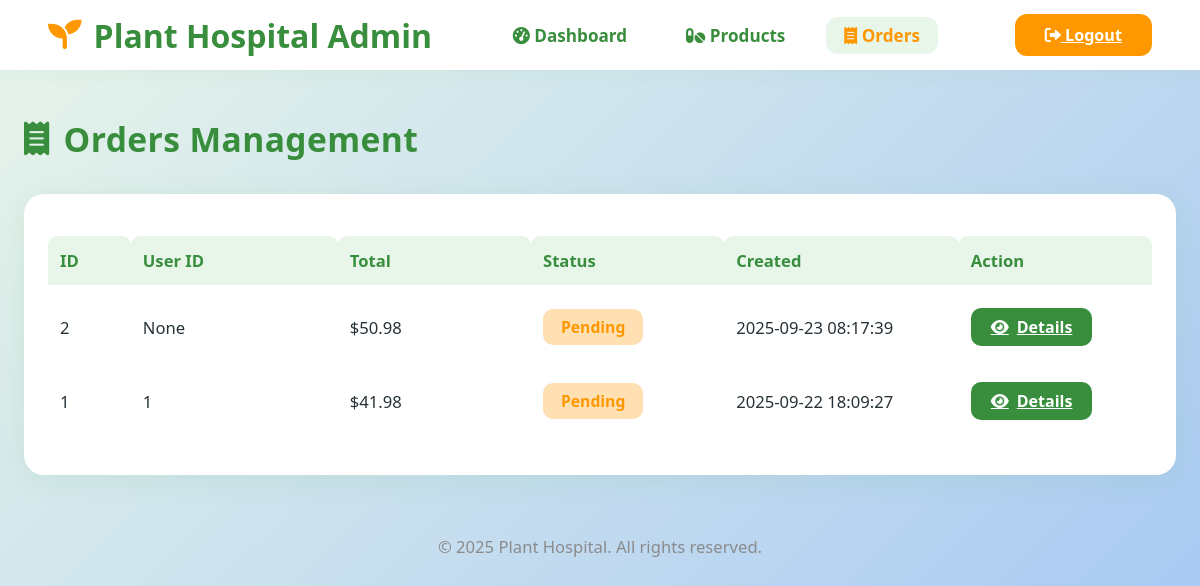
Page /admin/orders (signed in) on the committed database.
### tables this page shows
CREATE TABLE orders (
  id INTEGER PRIMARY KEY AUTOINCREMENT,
  user_id INTEGER,
  total REAL,
  status TEXT DEFAULT 'pending', -- pending/paid/cancelled
  created_at TIMESTAMP DEFAULT CURRENT_TIMESTAMP
);

### flaskr/admin.py (the view)
@bp.route('/orders')
@admin_required
def orders():
    db = get_db()
    orders = db.execute('SELECT * FROM orders ORDER BY created_at DESC').fetchall()
    return render_template('admin/orders.html', orders=orders)

### flaskr/admin.py (called while the page is built)
def admin_required(view):
    from functools import wraps
    def wrapped_view(**kwargs):
        if not session.get('user_id') == 1:
            return redirect(url_for('auth.login'))
        return view(**kwargs)
    return wraps(view)(wrapped_view)

### flaskr/auth.py (called while the page is built)
@bp.before_app_request
def load_logged_in_user():
    user_id = session.get('user_id')
    if user_id is None:
        g.user = None
    else:
        g.user = get_db().execute(
            'SELECT * FROM user WHERE id = ?', (user_id,)
        ).fetchone()

### flaskr/db.py (called while the page is built)
def get_db():
    if 'db' not in g:
        g.db = sqlite3.connect(
            current_app.config['DATABASE'],
            detect_types=sqlite3.PARSE_DECLTYPES
        )
        g.db.row_factory = sqlite3.Row
    return g.db

### flaskr/templates/admin/orders.html (shortened to what this page needs)
<!DOCTYPE html>
<html lang="en">
  <head>
    <link
      rel="stylesheet"
      href="https://cdnjs.cloudflare.com/ajax/libs/font-awesome/6.0.0-beta3/css/all.min.css"
    />
  </head>
  <body>
    <header class="admin-header">
      <div class="logo">
        <i class="fas fa-seedling"></i> Plant Hospital Admin
      </div>
      <nav class="nav-menu">
        <a href="{{ url_for('admin.dashboard') }}"
          ><i class="fas fa-tachometer-alt"></i> Dashboard</a
        >
        <a href="{{ url_for('admin.products') }}"
          ><i class="fas fa-pills"></i> Products</a
        >
        <a href="{{ url_for('admin.orders') }}" class="active"
          ><i class="fas fa-receipt"></i> Orders</a
        >
      </nav>
      <a href="{{ url_for('auth.logout') }}" class="logout-btn"
        ><i class="fas fa-sign-out-alt"></i> Logout</a
      >
    </header>
    <main class="admin-main">
      <div class="page-title">
        <i class="fas fa-receipt"></i> Orders Management
      </div>
      <div class="orders-table-card">
        <table>
          <tr>
            <th style="width: 6%">ID</th>
            <th style="width: 15%">User ID</th>
            <th style="width: 14%">Total</th>
            <th style="width: 14%">Status</th>
            <th style="width: 17%">Created</th>
            <th style="width: 14%">Action</th>
          </tr>
          {% for o in orders %}
          <tr>
            <td>{{ o['id'] }}</td>
            <td>{{ o['user_id'] }}</td>
            <td>${{ '%.2f' % (o['total'] or 0) }}</td>
            <td>
              <span class="status-badge {{ o['status']|lower }}"
                >{{ o['status'].capitalize() }}</span
              >
            </td>
            <td>{{ o['created_at'] }}</td>
            <td>
              <a
                href="{{ url_for('admin.order_detail', order_id=o['id']) }}"
                class="btn-detail"
                ><i class="fas fa-eye"></i> Details</a
              >
            </td>
          </tr>
          {% else %}
          <tr>
            <td colspan="6" style="text-align: center; color: #aaa">
              No orders found.
            </td>
          </tr>
          {% endfor %}
        </table>
      </div>
      <div class="footer">&copy; 2025 Plant Hospital. All rights reserved.</div>
    </main>
  </body>
</html>

### flaskr/templates/admin/orders.html (style rules this page uses)
body { font-family: "Segoe UI", Arial, sans-serif; background: linear-gradient(135deg, #e8f5e9 0%, #a2c5f4 100%); color: #263238; margin: 0; min-height: 100vh; }
.admin-header { background: #fff; padding: 0 4vw; height: 70px; display: flex; align-items: center; justify-content: space-between; box-shadow: 0 2px 16px #4caf5012; }
.admin-header .logo { font-size: 2rem; font-weight: 800; color: #388e3c; display: flex; align-items: center; gap: 12px; }
.admin-header .logo i { color: #ff9800; font-size: 2.1rem; }
.nav-menu { display: flex; gap: 23px; align-items: center; }
.nav-menu a { text-decoration: none; color: #388e3c; font-size: 1.07rem; font-weight: 600; padding: 7px 18px; border-radius: 12px; transition: background 0.18s, color 0.18s; }
.nav-menu a.active, .nav-menu a:hover { background: #e8f5e9; color: #ff9800; }
.admin-header .logout-btn { background: #ff9800; color: #fff; border: none; border-radius: 12px; padding: 10px 30px; font-weight: 600; font-size: 1.01rem; cursor: pointer; transition: background 0.2s; margin-left: 14px; }
.admin-main { max-width: 1200px; margin: 46px auto 0 auto; padding: 0 2vw 36px 2vw; }
.page-title { font-size: 2.1rem; color: #388e3c; font-weight: 800; margin-bottom: 32px; display: flex; align-items: center; gap: 14px; letter-spacing: 0.4px; }
.orders-table-card { background: #fff; border-radius: 20px; box-shadow: 0 5px 28px #4caf501b; padding: 32px 24px; margin-bottom: 38px; overflow-x: auto; }
table { width: 100%; border-collapse: separate; border-spacing: 0 10px; font-size: 1.04rem; }
th, td { text-align: left; padding: 13px 12px; }
th { background: #e8f5e9; color: #388e3c; font-weight: 700; border-radius: 9px 9px 0 0; }
td { background: #fff; border-radius: 8px; }
.status-badge { display: inline-block; border-radius: 10px; font-size: 0.98rem; font-weight: 700; padding: 7px 18px; }
.status-badge.pending { background: #ffe0b2; color: #ff9800; }
.btn-detail { background: #388e3c; color: #fff; border: none; border-radius: 10px; padding: 8px 20px; font-size: 1rem; cursor: pointer; font-weight: 600; transition: background 0.18s; display: inline-flex; align-items: center; gap: 8px; }
.footer { margin-top: 60px; color: #888; text-align: center; font-size: 1.04rem; opacity: 0.96; }

### rows in the picture
orders: id "2", user_id "None", total "50.98", status "Pending", created_at "2025-09-23 08:17:39"
orders: id "1", user_id "1", total "41.98", status "Pending", created_at "2025-09-22 18:09:27"
